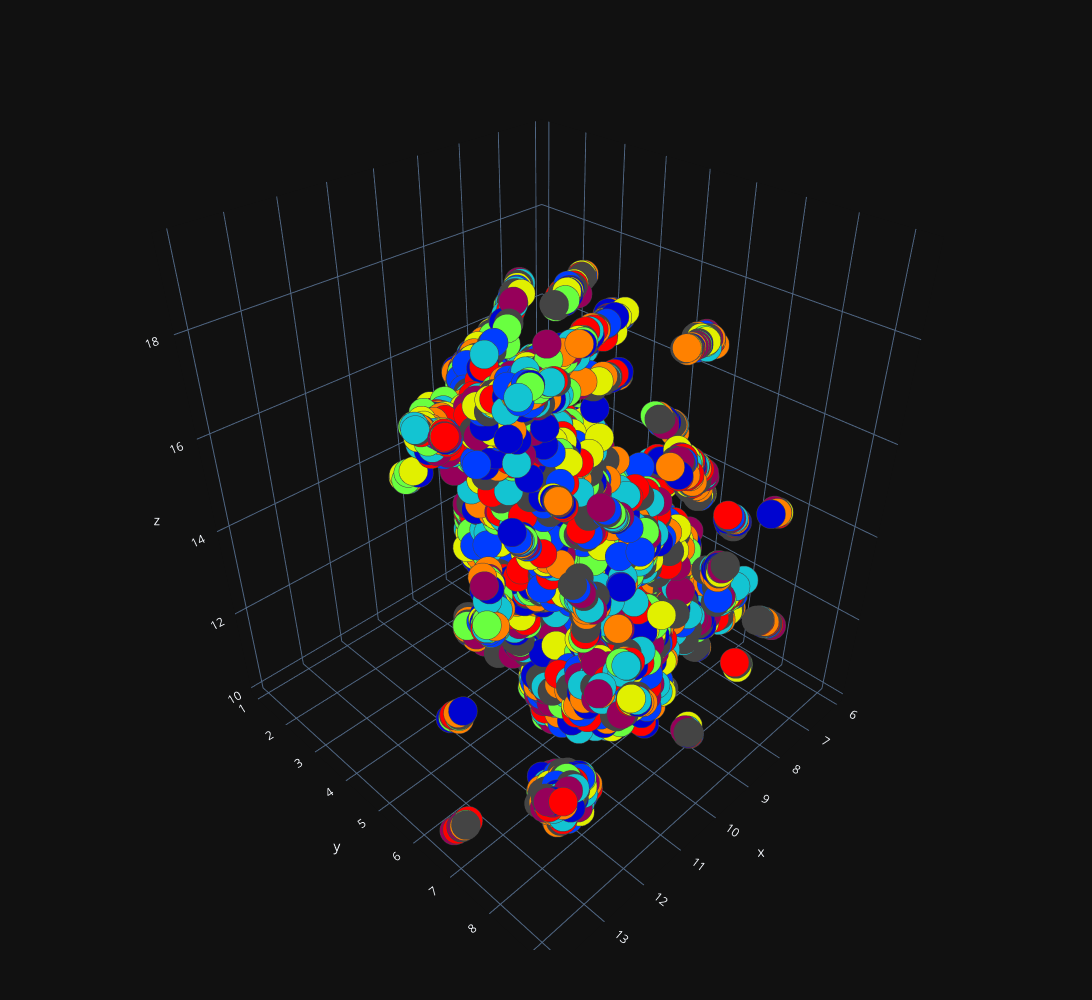

Notebook code cell kept with this figure:
### Code cell
plot_3d(reducer.embedding_[:, 0],reducer.embedding_[:, 1],reducer.embedding_[:, 2],list(filtered_df['bin_cats']))

### Figure 1 — Plotly figure (JSON) as saved in the notebook; plotly's stock layout.template omitted (floating-point values rounded to 4 significant figures; data arrays with more than 128 entries replaced by an {"elided": "..."} marker saying what was removed)
{"data": [{"marker": {"color": {"elided": "10101 int values"}, "colorscale": [[0, "rgb(150,0,90)"], [0.125, "rgb(0,0,200)"], [0.25, "rgb(0,25,255)"], [0.375, "rgb(0,152,255)"], [0.5, "rgb(44,255,150)"], [0.625, "rgb(151,255,0)"], [0.75, "rgb(255,234,0)"], [0.875, "rgb(255,111,0)"], [1, "rgb(255,0,0)"]], "line": {"width": 1}, "opacity": 1, "size": 10}, "mode": "markers", "type": "scatter3d", "x": {"elided": "10101 float values"}, "y": {"elided": "10101 float values"}, "z": {"elided": "10101 float values"}}], "layout": {"height": 1000, "margin": {"b": 50, "l": 50, "r": 50, "t": 50}, "width": 1800}}
